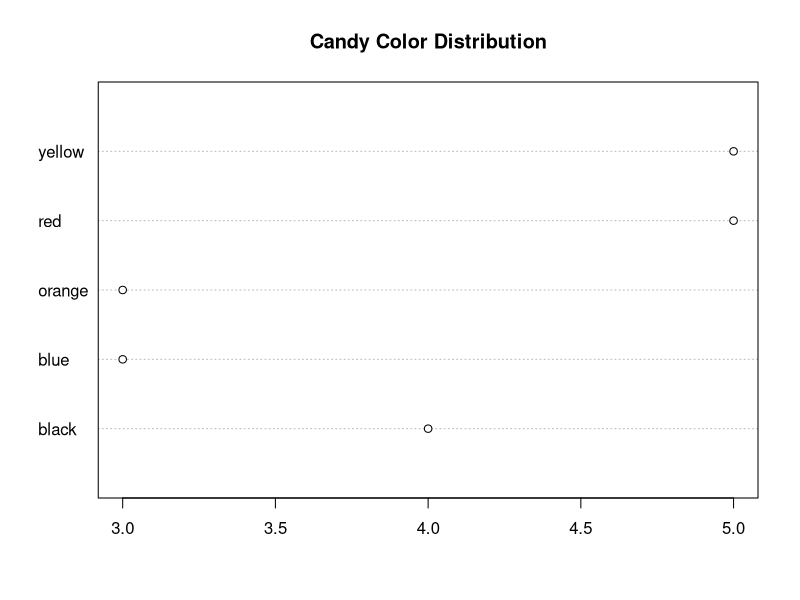
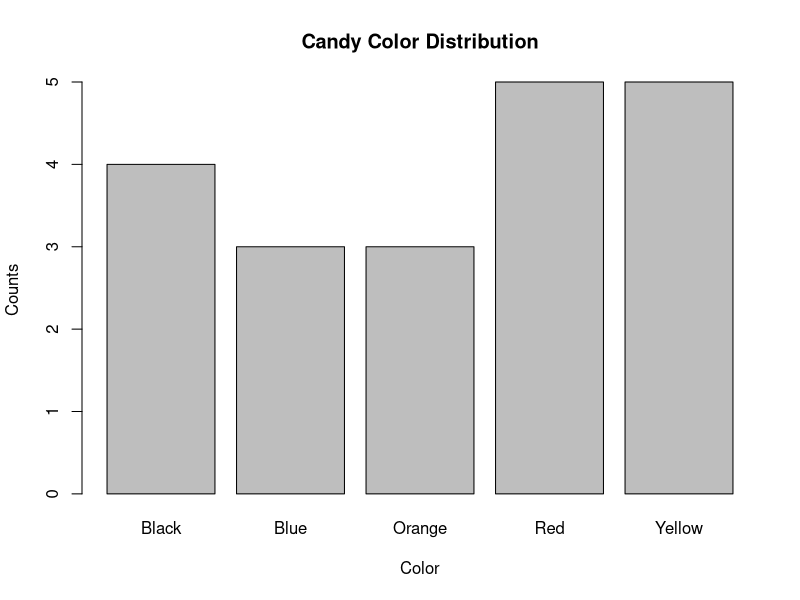
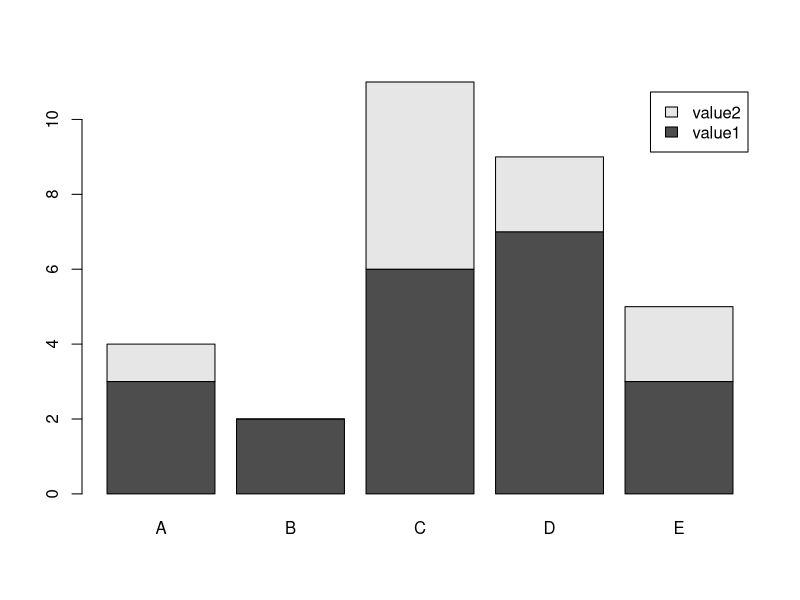
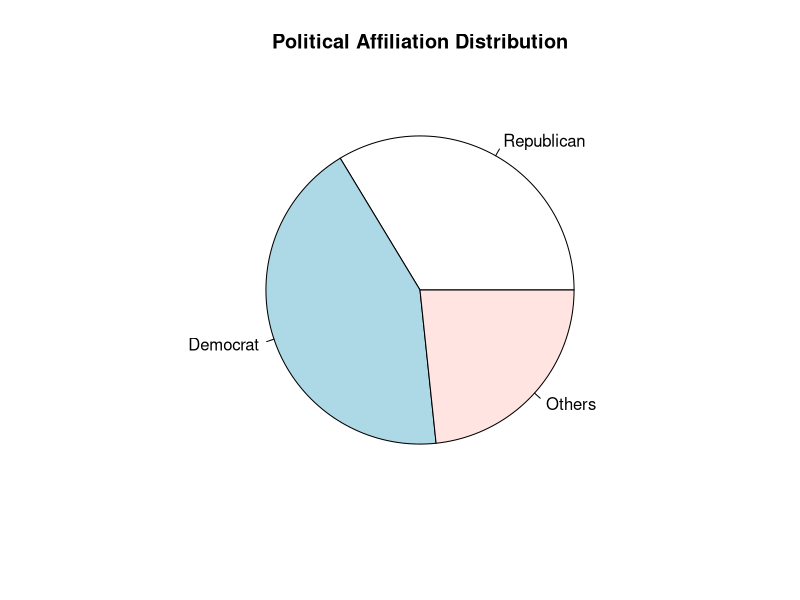

Recreate these plots in R, in order. (Note: this script raises an error after producing the figures.)
#Activity 1
candy=c("red","red","yellow","yellow","yellow","red","black","blue","blue","red","orange","black","yellow","blue","black","orange","yellow","black","red","orange")
table(candy)
x=as.numeric(table(candy))
dotchart(x,label=c("black","blue","orange","red","yellow"),main="Candy Color Distribution")

#Activity 2
candy=c("red","red","yellow","yellow","yellow","red","black","blue","blue","red","orange","black","yellow","blue","black","orange","yellow","black","red","orange")
y=table(candy)
barplot(y,names.arg=c("Black","Blue","Orange","Red","Yellow"), main="Candy Color Distribution", xlab="Color", ylab="Counts")

#Activity 3
sample=c("A","B","C","D","E")
value1=c(3,2,6,7,3)
value2=c(1,0,5,2,2)
sampledata=data.frame(sample,value1,value2)
sampledata
values=rbind(value1,value2)
barplot(values,beside=FALSE,names.arg=sample,legend=TRUE)

#Activity 4
affiliation=c("Republican","Democrat","Others")
number=c(101,129,70)
pie(number,labels=affiliation, main="Political Affiliation Distribution")

#Activity 5
M=matrix(data=c(21,16,145,2,6,14,4,175,13,4),nrow=2,byrow=TRUE,dimnames=list(Gender=c("Male","Female"), College=c("Business","Engineering","Liberal Arts","Nursing","Pharmacy")))
mosaic(M)